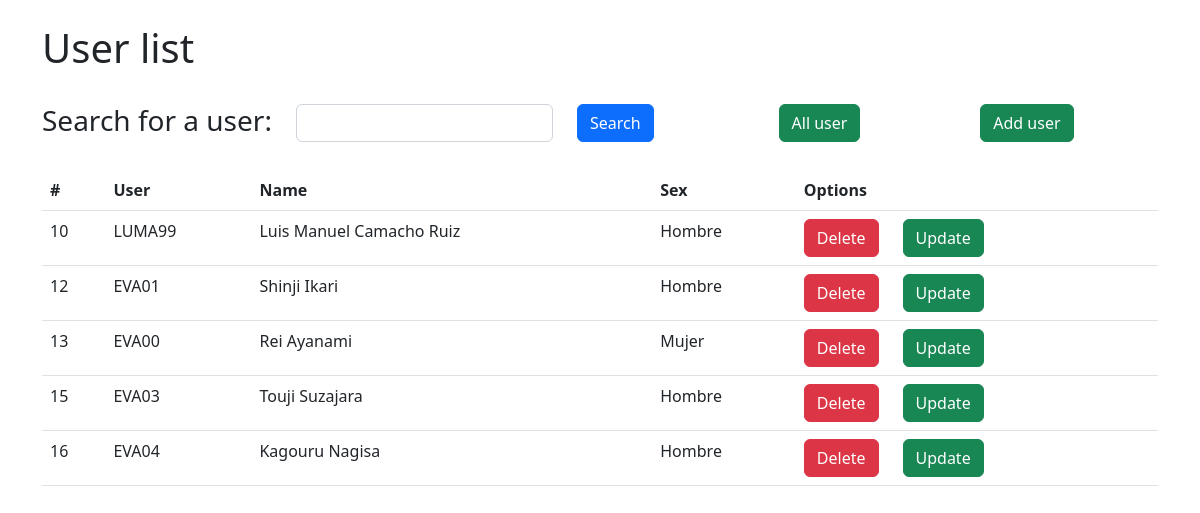
The page / on the database its author committed.
### usuarios/models.py (models this page shows)
class usuario(models.Model):
    user = models.CharField(max_length=50)
    name = models.CharField(max_length=100)
    sex = models.CharField(max_length=50)
    def __str__(self): #Para poder ver en texto en el admin y no  como objeto 1
        return self.user

### usuarios/views.py (the view, shortened to what this page needs)
# urls.py: path('',index,name= 'index'),
def index(request):
    users = usuario.objects.all() #Obtengo todos los registros de la tabla usuario
    context = {
        'object_list' : users
    }
    print(context)
    return render(request,'usuarios/index.html', context)

### usuarios/templates/usuarios/index.html (shortened to what this page needs)
{% extends 'base.html' %}
{% block main %}
    <div class="container">
        <br>
        <h1>User list</h1>
        <br>
        <form  action="" method="POST">
            <div class="row">
                <div class="col-md-auto">
                    <h3>Search for a user:</h3>
                </div>
                <div class="col-md-auto" >
                    <input type="text" class="form-control" name="user">
                </div>
                <div class="col">
                    <input class="btn btn-primary" type="submit" value="Search">
                </div>
                <div class="col">
                    <a href="{% url 'index'%}" class="btn btn-success" >All user</a>
                </div>
                <div class="col">
                    <a href="{% url 'addUser'%}" class="btn btn-success" >Add user</a>
                </div>
            </div>
        </form>
        <br>
        <div class="">
            <table class="table">
                <thead class="thead-dark">
                    <tr>
                      <th scope="col">#</th>
                      <th scope="col">User</th>
                      <th scope="col">Name</th>
                      <th scope="col">Sex</th>
                      <th scope="col">Options</th>
                    </tr>
                </thead>
                <tbody>
                    {% for object in object_list %}
                        <tr>
                            <td>{{object.pk}}</td>
                            <td>{{object.user}}</td>
                            <td>{{object.name}}</td>
                            <td>{{object.sex}}</td>
                            <td>
                                <div class="row">
                                    <div class="col-md-auto">
                                        <a class="btn btn-danger" href="{% url 'deleteUser' object.pk %}">Delete</a>
                                    </div>
                                    <div class="col-md-auto">
                                        <a class="btn btn-success" href="{% url 'updateUser' object.pk %}">Update</a>
                                    </div>
                                </div>
                            </td>
                        </tr>
                    {% endfor %}
                </tbody>
            </table>
        </div>
        <br>
    </div>
{% endblock %}

### templates/base.html (shortened to what this page needs)
<!DOCTYPE html>
<html lang="en">
<head>
    <link href="https://cdn.jsdelivr.net/npm/bootstrap@5.2.3/dist/css/bootstrap.min.css" rel="stylesheet">
</head>
<body>
    {% block main %}
    {% endblock %}
</body>
</html>

### rows shown on the page
usuario: pk "10", user "LUMA99", name "Luis Manuel Camacho Ruiz", sex "Hombre"
usuario: pk "12", user "EVA01", name "Shinji Ikari", sex "Hombre"
usuario: pk "13", user "EVA00", name "Rei Ayanami", sex "Mujer"
usuario: pk "15", user "EVA03", name "Touji Suzajara", sex "Hombre"
usuario: pk "16", user "EVA04", name "Kagouru Nagisa", sex "Hombre"
